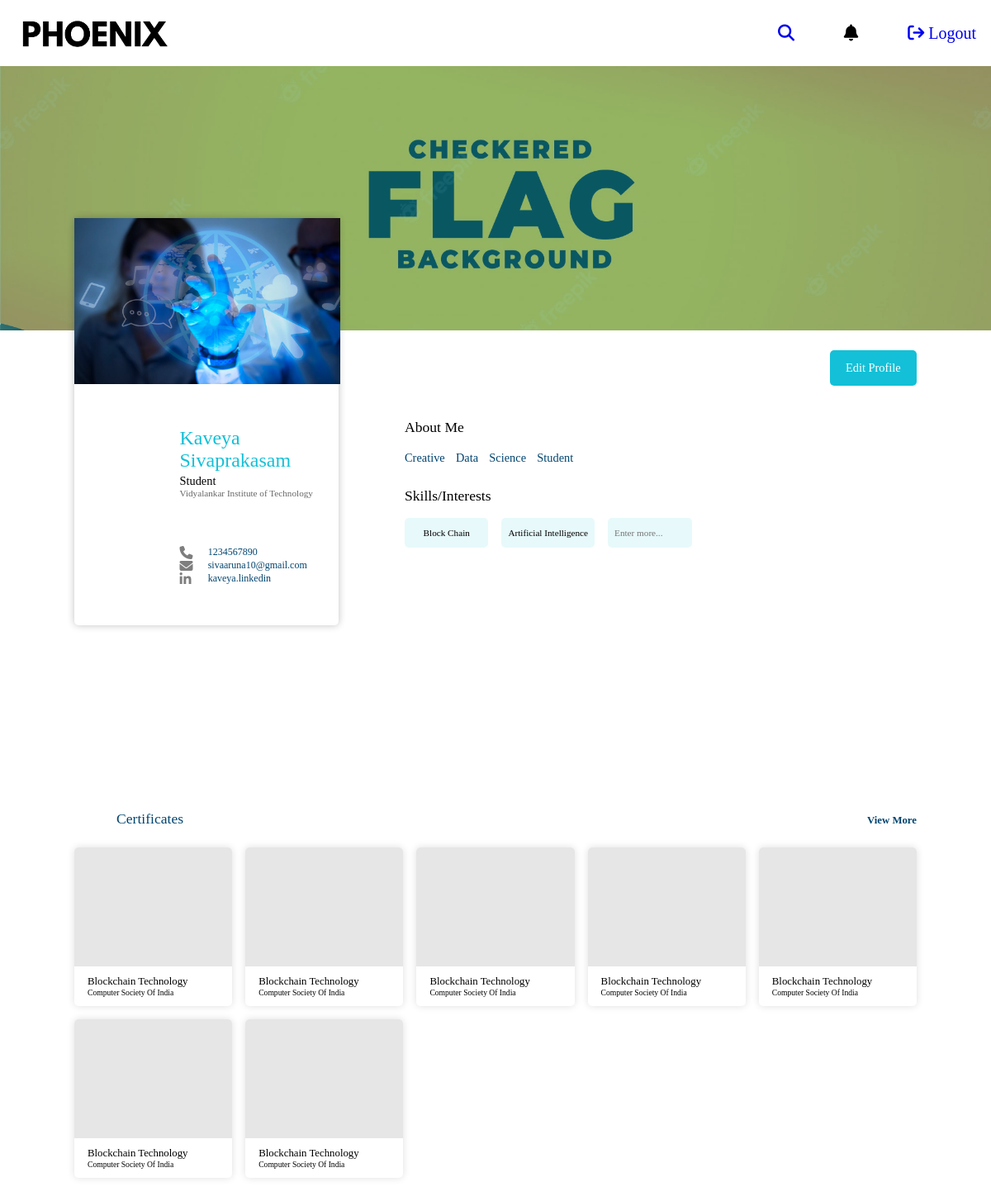
Screenshot of /profile/u_sivaaruna10 (signed in) with the database file from the repository.
### web.py (models this page shows, shortened)
class Client(db.Model):
    id=db.Column(db.Integer, primary_key=True)
    lid=db.Column(db.String(100), db.ForeignKey("login.lid"), nullable=False)
    name = db.Column(db.String(20))
    occupation = db.Column(db.String(20))
    institute= db.Column(db.String(100))
    email = db.Column(db.String(50))
    cover_photo=db.Column(db.String(100))
    profile_photo=db.Column(db.String(100))
    description=db.Column(db.String(5000))
    phoneNo=db.Column(db.Integer)
    linkedin = db.Column(db.String(100))
    gender=db.Column(db.String(100))

class ClientInterest(db.Model):
    id=db.Column(db.Integer, primary_key=True)
    lid=db.Column(db.String(100), db.ForeignKey("login.lid"), nullable=False)
    interest=db.Column(db.String(50))

### web.py (the view, shortened to what this page needs)
@app.route('/profile/<lid>',methods=['POST','GET'])
def profile(lid):
    skills= ClientInterest.query.filter_by(lid=lid).all()
    client = Client.query.filter_by(lid=session['lid']).first()
    domains=['Artificial Intelligence','Web Developement','Computer Science', 'Machine Learning','Deep Learning','Block Chain','IOE / IOT','Embedded System','Raspberry Pi','Mechanical Robotics','Power Electronics','Antenna','Android','Cloud Computing','Big Data','VLSI','Image Processing','RPA','Cyber Security','Data mining','Industry 4.0','Information Security','Computer Networking','Data Science','Neural Network','Software Engineering']
    notifications=showNotifications(session['lid'])
    return render_template('profilePage.html',client=client, domains=domains, skills=skills, notifications=notifications)

### web.py (called while the page is built)
def showNotifications(lid):
    notifications=db.session.query(Notification).filter_by(lid=lid).all()
    n={}
    for noti in notifications:
        org=db.session.query(Orgdata).filter_by(lid=db.session.query(Event.lid).filter_by(eid=noti.eid).first()[0]).first()
        n[noti]=org
    return n

### templates/profilePage.html (shortened to what this page needs)
<!DOCTYPE html>
<html lang="en">
<head>
    <link rel="stylesheet" href="../static//stylesheet/commonCode.css">
    <link rel="stylesheet" href="../static//stylesheet/profile.css">
    <link rel="stylesheet" href="https://cdnjs.cloudflare.com/ajax/libs/font-awesome/6.1.0/css/all.min.css" />
</head>
<body>
    <div class="main-container-profile">
        <div class="navbar-container">
            <div class="nv-logo" style="display: flex; justify-content: space-between; align-items: center;">
                <img src="../static/images/Logo.png" alt="" >
            </div>
            <div class="nv-links">
                <div class="search-icon"><a href="/search"><i class="fa-solid fa-magnifying-glass"></i></a></div>
                <div class="nv-icons notification-icon"><i class="fa-solid fa-bell"></i>
                </div>
                <a href="/logout" style="text-decoration:none;"><div class="logout-btn"><i class="fa-solid fa-arrow-right-from-bracket"></i> <span class="logout-text">Logout</span> </div></a>
            </div>
        </div>
        <label for="eimg" class="profile-banner-container">
            <div class="profile-banner-background"></div>
            <img class="profile-banner-image" src="../static/images/profile/{{client.cover_photo}}" alt="" style="object-fit: cover; ">
        </label>
        <div class="profile-info-container">
            <div class="profile-info-card-container">
                <div class="card-content-container">
                    <img src="../static/images/profile/{{client.profile_photo}}" alt="" id="profile_photo" style="width: 322px;">
                </div>
                <div class="user-info transition">
                    <div class="user-card-info">
                        <div class="user-card-name">{{client.name}}</div>
                        <div class="user-status">{{client.occupation}}</div>
                        <div class="user-card-institute">{{client.institute}}</div>
                    </div>
                    <div class="user-card-contact">
                        <div class="social-content-container">
                            <div class="user-phone-container social-container"><i class="fa-solid fa-phone"></i> <span class="social-text">{{client.phoneNo}}</span></div>
                            <div class="user-mail-container  social-container"><i class="fa-solid fa-envelope"></i><span class="social-text">{{client.email}}</span></div>
                            <div class="user-linkedin-container social-container"><i class="fa-brands fa-linkedin-in"></i><a class="social-text">{{client.linkedin}}</a></div>
                        </div>
                    </div>
                </div>
            </div>
            <div class="profile-info-content-container">
                <div class="edit-profile-container">
                    <button class="edit-profile-btn">Edit Profile</button>
                </div>
                <div class="user-description-container transition">
                    <div class="desc-container">
                        <div class="desc-heading">About Me</div>
                        <div class="desc-content">{{client.description}}</div>
                    </div>
                    <div class="skills-interest desc-container">
                        <div class="desc-heading">Skills/Interests</div>
                        <div class="skills-tags-container">
                            {% for skill in skills %}
                            <div class="skill-tag">{{skill.interest}}</div>
                            {% endfor %}
                            <form action="{{ url_for('profile',lid=session['lid']) }}" class="skill" id="skill" method="POST" novalidate enctype="multipart/form-data">
                                <input placeholder="Enter more..." type="text" list="domains"
                                name="skill" id="" class="skill-tag skill-tag-input">
                            </form>
                        </div>
                    </div>
                </div>
            </div>
        </div>
        <div class="certificate-container transition">
            <div class="certificate-heading-container">
                <div class="certificate-heading">Certificates</div>
                <div class="view-more">View More</div>
            </div>
            <div class="certificate-card-container">
                <div class="certificate-card">
                    <div class="certificate-photo"></div>
                    <div class="certificate-content">
                        <div class="certificate-card-heading">Blockchain Technology</div>
                        <div class="certificate-institute">Computer Society Of India</div>
                    </div>
                </div>
                <div class="certificate-card">
                    <div class="certificate-photo"></div>
                    <div class="certificate-content">
                        <div class="certificate-card-heading">Blockchain Technology</div>
                        <div class="certificate-institute">Computer Society Of India</div>
                    </div>
                </div>
                <div class="certificate-card">
                    <div class="certificate-photo"></div>
                    <div class="certificate-content">
                        <div class="certificate-card-heading">Blockchain Technology</div>
                        <div class="certificate-institute">Computer Society Of India</div>
                    </div>
                </div>
                <div class="certificate-card">
                    <div class="certificate-photo"></div>
                    <div class="certificate-content">
                        <div class="certificate-card-heading">Blockchain Technology</div>
                        <div class="certificate-institute">Computer Society Of India</div>
                    </div>
                </div>
                <div class="certificate-card">
                    <div class="certificate-photo"></div>
                    <div class="certificate-content">
                        <div class="certificate-card-heading">Blockchain Technology</div>
                        <div class="certificate-institute">Computer Society Of India</div>
                    </div>
                </div>
                <div class="certificate-card">
                    <div class="certificate-photo"></div>
                    <div class="certificate-content">
                        <div class="certificate-card-heading">Blockchain Technology</div>
                        <div class="certificate-institute">Computer Society Of India</div>
                    </div>
                </div>
                <div class="certificate-card">
                    <div class="certificate-photo"></div>
                    <div class="certificate-content">
                        <div class="certificate-card-heading">Blockchain Technology</div>
                        <div class="certificate-institute">Computer Society Of India</div>
                    </div>
                </div>
            </div>
        </div>
    </div>
</body>
</html>

### static/stylesheet/commonCode.css (style rules this page uses)
* { margin: 0; padding: 0; box-sizing: border-box; }
button, .event-card:hover, .view-more, .edit-text { cursor: pointer; }
.navbar-container { display: flex; justify-content: space-between; width: min(97%, 90rem); }
.nv-logo { height: 5rem; display: flex; }
.nv-logo > img { width: 12rem; }
.nv-links { width: 15rem; display: flex; align-items: center; justify-content: space-between; }
.search-icon, .notification-icon, .logout-btn { font-size: 1.25rem; font-family: GothamM; }
.notification-icon { display: flex; flex-direction: column; }
.view-more { font-size: 0.8rem; color: #00446F; font-family: GothamM; font-weight: 700; }

### rows the page displays
Client: cover_photo (picture), profile_photo (picture), name "Kaveya Sivaprakasam", occupation "Student", institute "Vidyalankar Institute of Technology", phoneNo "1234567890", email "sivaaruna10@gmail.com", linkedin "kaveya.linkedin", description "Creative Data Science Student"
ClientInterest: interest "Block Chain"
ClientInterest: interest "Artificial Intelligence"
